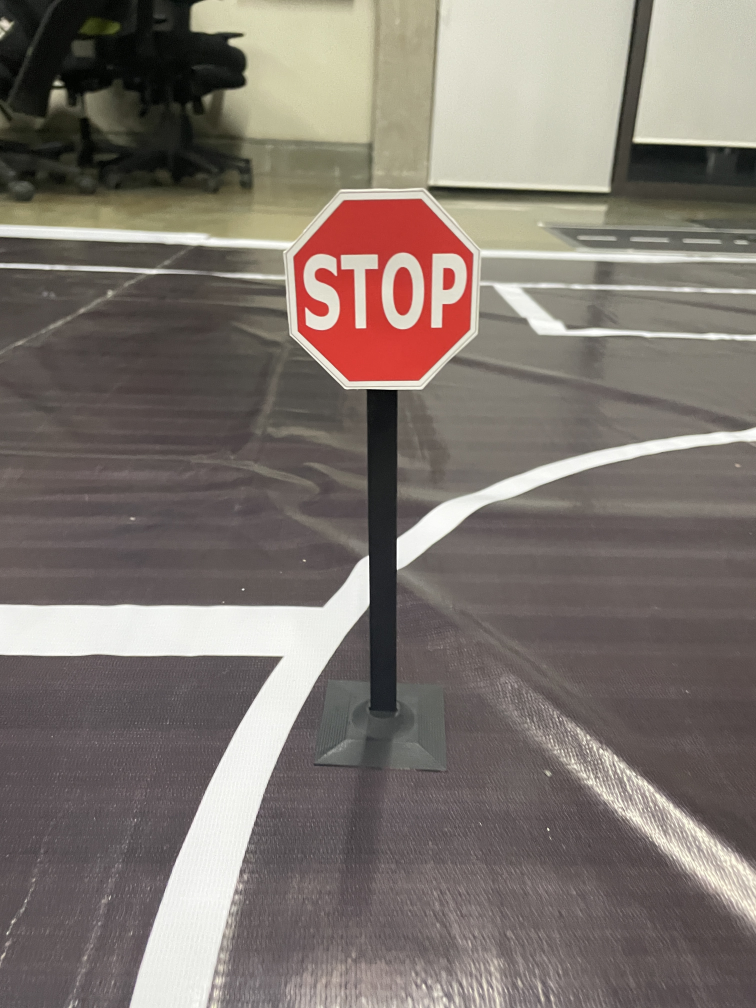
#> input picture src/lib/perception/data/IMG_1048.JPG, 3024 x 4032 px (shown at 1/4 size)
$ python -i intersectiondethandle.py   (imports and definitions only)
#> lines starting #> are read from the running program, lines starting #| are printed output that depends on the picture; after the words box and inside, x2 and y2 are one past the last pixel; in counts of white or black regions, pixels touching at a corner belong together
#> further down, picture is the input picture: shape (4032, 3024, 3); mean B, G, R 110.9, 117.4, 126.4
import cv2
import numpy as np


def roi_func(img: np.ndarray) -> np.ndarray:
    """Given image get Region of interest

    Args:
        img: (np.ndarray) input image

    Returns:
        np.ndarray: the roi image
    """
    # create stencil just the first time and then save for later use
    roi = [
        (
            int(0.1 * ((img.shape[1] - 1))),
            int(0.45 * (img.shape[0] - 1)),
        ),
        (int(0 * ((img.shape[1] - 1))), int(img.shape[0] - 1)),
        (int(1 * ((img.shape[1] - 1))), int(img.shape[0] - 1)),
        (
            int(0.9 * ((img.shape[1] - 1))),
            int(0.45 * (img.shape[0] - 1)),
        ),
    ]
    stencil = np.zeros_like(img, dtype="uint8")
    # specify coordinates of the polygon
    polygon = np.array(roi)
    # fill polygon with ones
    cv2.fillConvexPoly(stencil, polygon, [255, 255, 255])
    # plt.imshow(stencil)

    img = cv2.bitwise_and(img, img, mask=stencil[:, :])
    return img


def intersection_det(img, area_threshold=7_500) -> np.ndarray:
    # preprocess
    # lower_white = np.array([90, 90, 90])
    # upper_white = np.array([255, 255, 255])
    # mask = cv2.inRange(img, lower_white, upper_white)

    # # Convert image to grayscale, apply threshold, blur & extract edges
#> called with area_threshold = 7500
    gray = cv2.cvtColor(img, cv2.COLOR_BGR2GRAY)
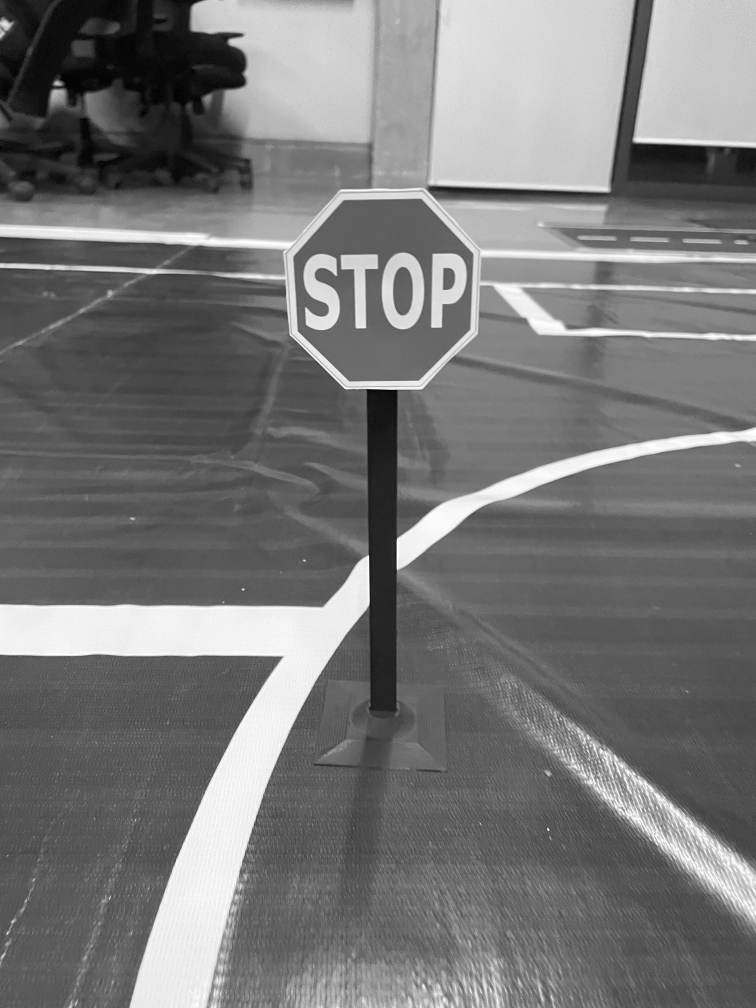
#> gray: shape (4032, 3024) (shown at 1/4 size); min 0, max 255, mean 119.4
    result = img.copy()
    _, thresh = cv2.threshold(gray, 200, 255, cv2.THRESH_BINARY)
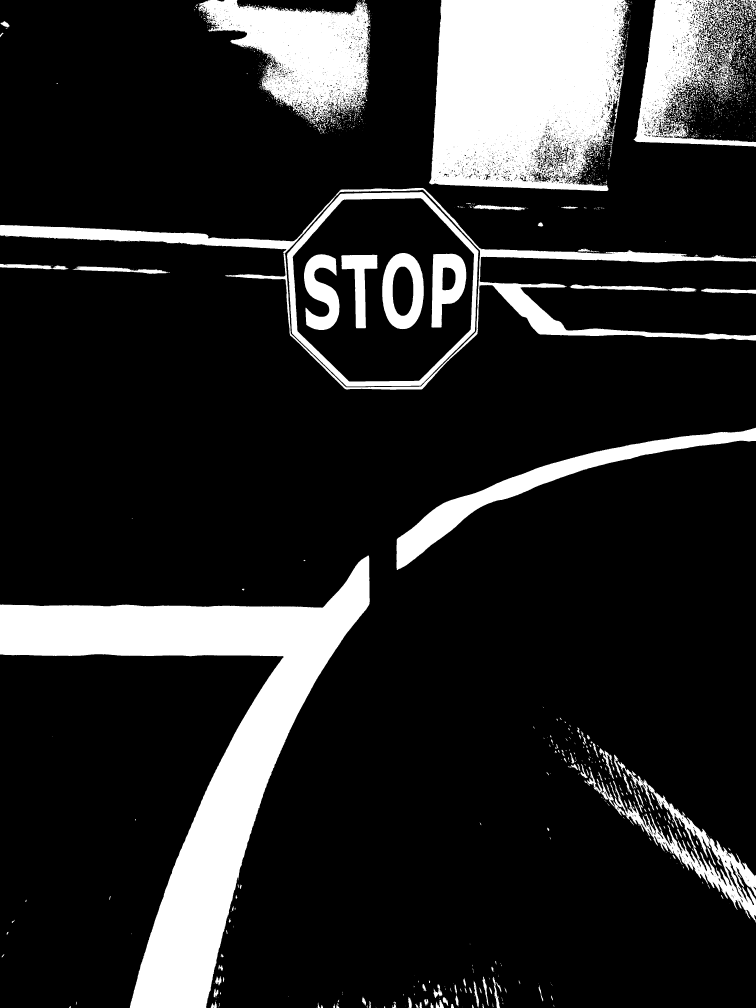
#> thresh: shape (4032, 3024) (shown at 1/4 size); 16.2% white; 2471 white regions (1971 under 20 px), largest, box (x1, y1, x2, y2) and area: (0, 2222, 1479, 4032) 650434, (1716, 0, 2514, 764) 507282, (792, 0, 1483, 492) 182297
    blur = cv2.GaussianBlur(thresh, (7, 7), 0)
    roi = roi_func(blur)
#> in roi_func, `cv2.fillConvexPoly(stencil, polygon, [255, 255, 255])`:
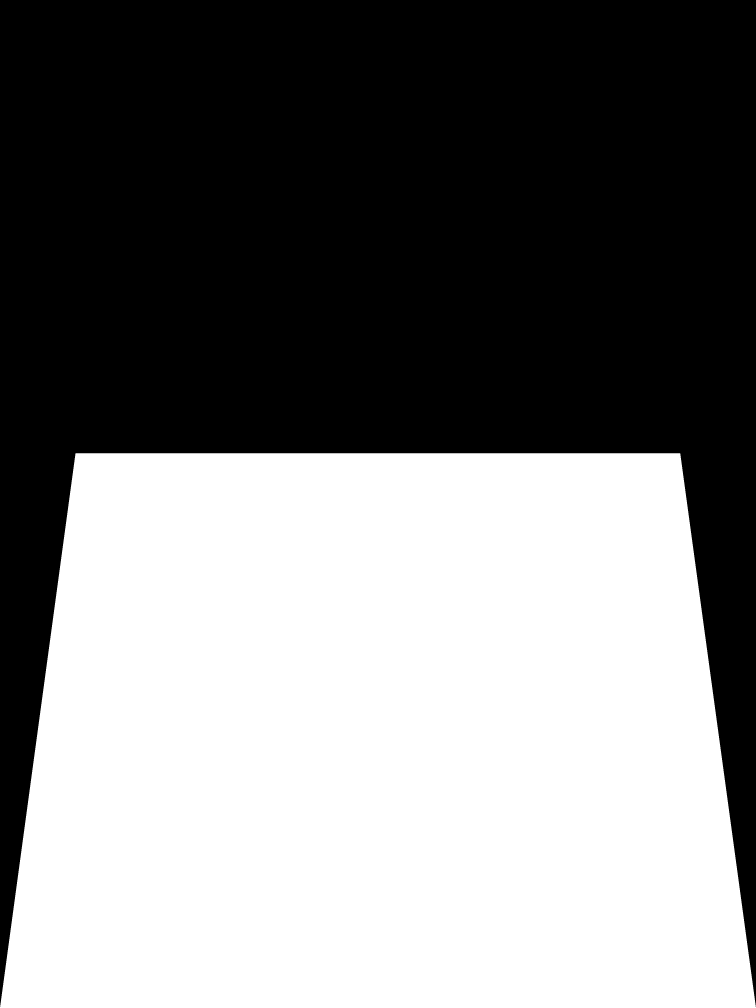
#> stencil: shape (4032, 3024) (shown at 1/4 size); 49.5% white; 1 white region, box (x1, y1, x2, y2) and area: (0, 1813, 3024, 4032) 6039015
#> in roi_func, `img = cv2.bitwise_and(img, img, mask=stencil[:, :])`:
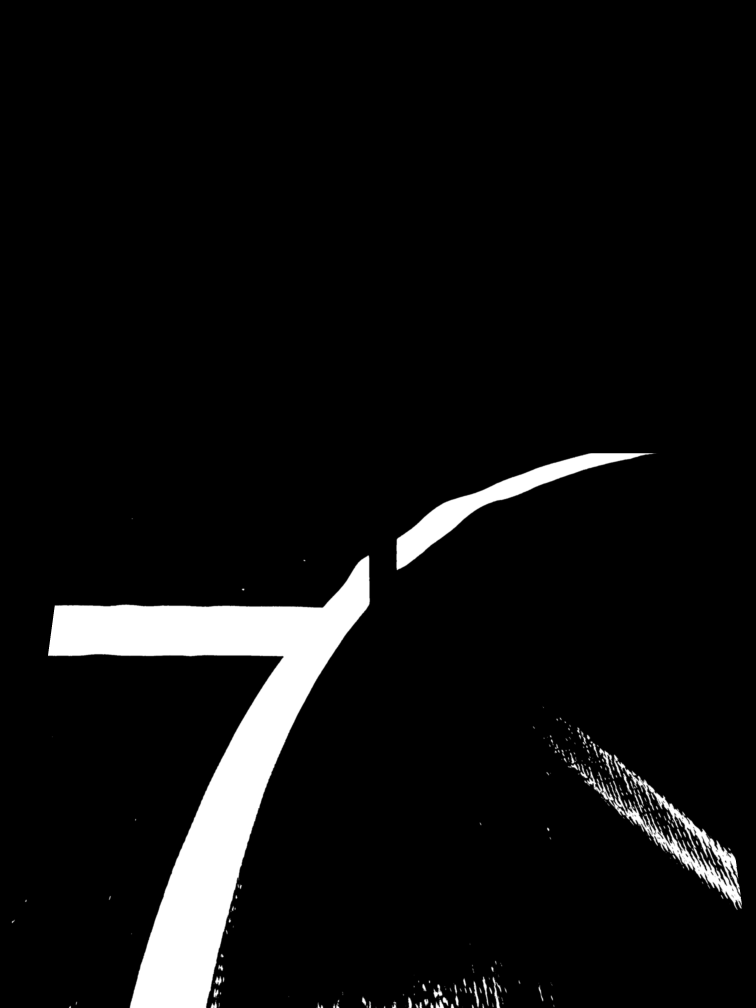
#> img: shape (4032, 3024) (shown at 1/4 size); min 0, max 255, mean 15.8

    # detect horizontal lines
    horizontal_size = blur.shape[1] // 4
#> horizontal_size = 756
    horizontal_kernel = cv2.getStructuringElement(cv2.MORPH_RECT, (horizontal_size, 10))
    detect_horizontal = cv2.morphologyEx(
        roi, cv2.MORPH_OPEN, horizontal_kernel, iterations=2
    )
#> detect_horizontal: shape (4032, 3024); every value is 0
    cnts = cv2.findContours(
        detect_horizontal, cv2.RETR_EXTERNAL, cv2.CHAIN_APPROX_SIMPLE
    )
#> cnts = 0 contours
    cnts = cnts[0] if len(cnts) == 2 else cnts[1]
#> cnts = []
    detected = False
    final_contours = []

    for c in cnts:
        area = cv2.contourArea(c)
        if area > area_threshold:
            detected = True
            # final_contours.append(c)
            cv2.drawContours(result, [c], -1, (255, 0, 0), 5)
#> this loop made 0 passes

    return detected, result

>>> import cv2
>>> picture = cv2.imread('data/IMG_1048.JPG')
>>> result = intersection_det(picture)
